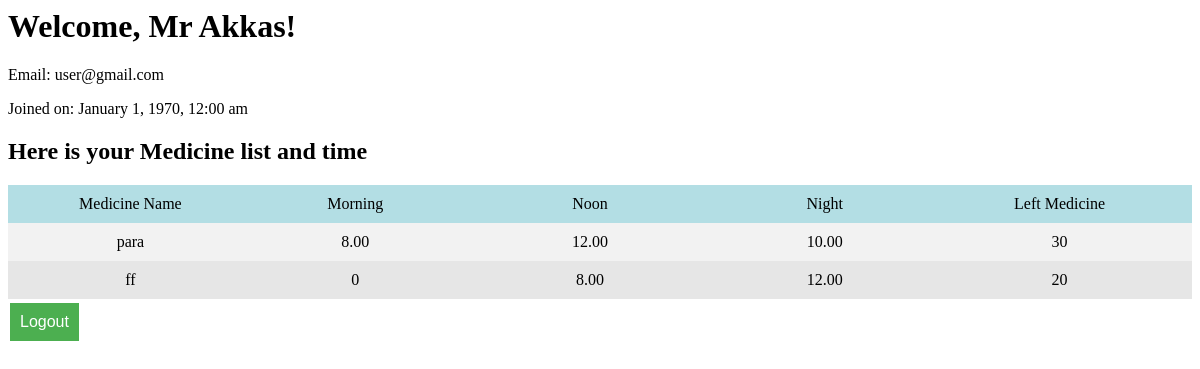
Page /user_dashboard.php (signed in) on the earlier database version.
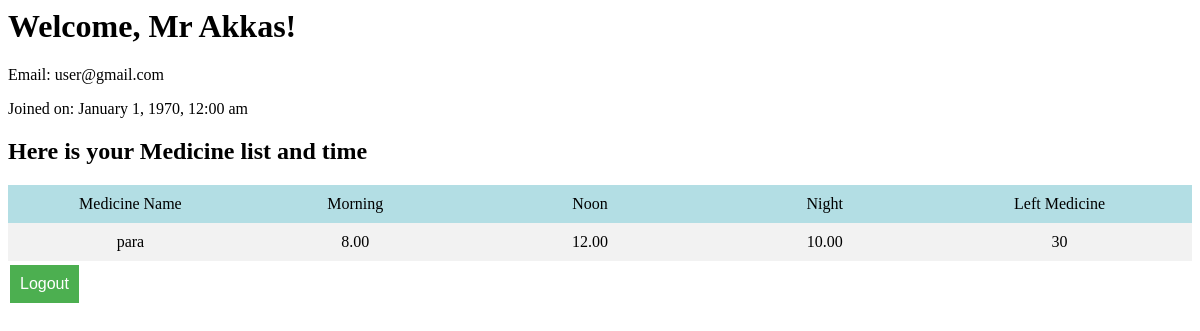
Same page on the later database version.
### tables this page shows
CREATE TABLE `patient` (
  `p_id` int(11) NOT NULL,
  `p_name` varchar(50) NOT NULL,
  `p_phone` varchar(50) NOT NULL,
  `p_email` varchar(50) NOT NULL,
  `p_password` varchar(50) NOT NULL
);

CREATE TABLE `medicine` (
  `p_id` int(11) NOT NULL,
  `m_id` int(11) NOT NULL,
  `m_name` varchar(50) NOT NULL,
  `left_medicine` int(11) DEFAULT NULL,
  `first_time` varchar(50) DEFAULT NULL,
  `second_time` varchar(50) DEFAULT NULL,
  `third_time` varchar(50) DEFAULT NULL,
  `status` varchar(50) DEFAULT NULL
);

### user_dashboard.php (the view, shortened to what this page needs)
<?php
include_once "connection.php";
  $query = "SELECT * FROM patient WHERE p_email='{$_SESSION['username']}'";
  $result = mysqli_query($db, $query);
  $user = mysqli_fetch_assoc($result);
  $created = date("F j, Y, g:i a", strtotime($user['p_id']));
  echo "<h1>Welcome, {$user['p_name']}!</h1>";
  echo "<p>Email: {$user['p_email']}</p>";
  echo "<p>Joined on: {$created}</p>";
  echo "<h2> Here is your Medicine list and time</h2>";
  $query1 = "SELECT * FROM medicine WHERE p_id='{$user['p_id']}'";
  $result1 = mysqli_query($db, $query1);
  if ($result1->num_rows > 0) {
?>
            <div class="row1">
                <div class="col col1"><?php echo "Medicine Name"; ?> </div>
                <div class="col col2"><?php echo "Morning"; ?> </div>
                <div class="col col2"><?php echo "Noon"; ?> </div>
                <div class="col col2"><?php echo "Night"; ?> </div>
                <div class="col col2"><?php echo "Left Medicine"; ?> </div>
            </div>
<?php
    while($row = $result1->fetch_assoc()) {
        ?>
              <div class="row">
                <div class="col col1"><?php echo $row["m_name"]; ?> </div>
                <div class="col col2"><?php echo $row["first_time"]; ?> </div>
                <div class="col col2"><?php echo $row["second_time"]; ?> </div>
                <div class="col col2"><?php echo $row["third_time"]; ?> </div>
                <div class="col col2"><?php echo $row["left_medicine"]; ?> </div>
              </div>
        <?php
    }
    ?>
    <?php
}
else {
    echo "0 results";
    ?>
<?php
}
  ?>
<a href="logout.php"><button>Logout</button></a>
<link rel="stylesheet" href="admin_dashboard.css">

### admin_dashboard.css (style rules this page uses)
.row { display: flex; align-items: center; justify-content: space-between; background-color: #f2f2f2; padding: 10px; }
.row1 { display: flex; align-items: center; justify-content: space-between; background-color: #b3dee4; padding: 10px; }
.col { flex: 1; text-align: center; }
.col2 { margin-right: 10px; }
button { background-color: #4CAF50; color: white; border: none; padding: 10px; text-align: center; text-decoration: none; display: inline-block; font-size: 16px; margin: 4px 2px; cursor: pointer; }
.row:nth-child(odd) { background-color: #e6e6e6; }

Differences in the rows shown:
removed medicine: m_name "ff", first_time "0", second_time "8.00", third_time "12.00", left_medicine "20"
